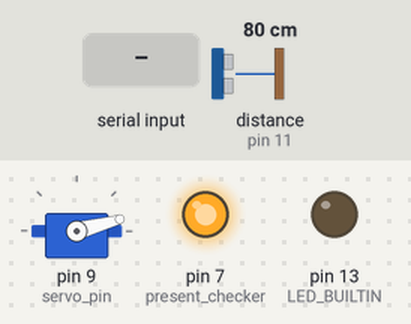
Simulated run of this sketch. Board: Arduino Uno, built with avr-gcc and run on an emulated ATmega328P. Shown: servo, output pins drawn as LEDs (lit = HIGH). Wiring (inferred from the names in the program): ultrasonic range finder: trigger pin 12; echo pin 11. The inputs (shaded band) are chosen by the test bench; at power-on: distance to the obstacle (sensor on pin 11) 80 cm. The echo pulse lasts 58.3 µs per cm; pins used as bus, display or sensor lines are not drawn; what the sketch prints to the serial monitor is not drawn.

Above: at 1.2 s.
1.3 s: distance to the obstacle (sensor on pin 11) set to 195 cm
4.3 s: distance to the obstacle (sensor on pin 11) set to 203 cm
At 5.6 s:
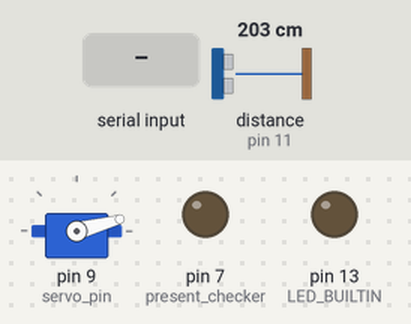
6.3 s: "a\n" received over Serial
At 7.5 s:
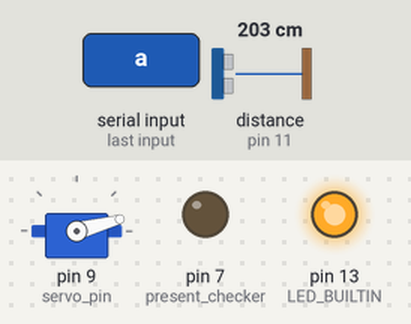
7.8 s: byte 98 ('b') received over Serial
At 8.7 s:
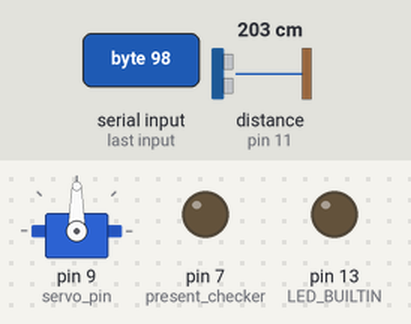
9.3 s: distance to the obstacle (sensor on pin 11) set to 2 cm
At 10.1 s:
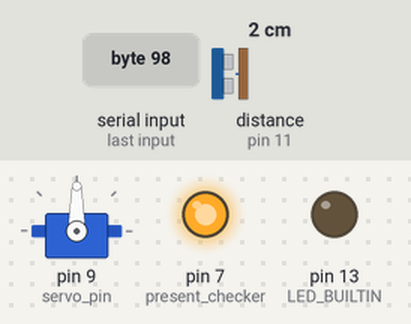
10.8 s: byte 97 ('a') received over Serial
At 12.0 s:
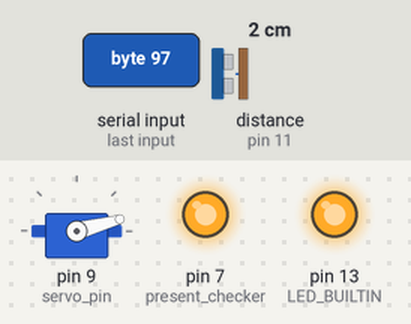
Timing chart, 0 to 13.3 s (numbered marks = the images above; inputs shaded):
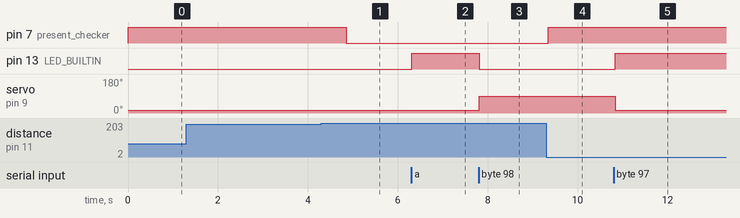

The sketch:

arduino_processing_test.ino
```cpp
#include <Servo.h>
#define n 20

//int switch_pin = 13;
int present_checker = 7;
//int on_off;
//int switch_status = 1;
//int LED_status = 0;//LEDの状態。最初は消灯している
int pin_trigger=12;
int pin_echo=11;

float distance;
int f[n]={0};
float ave = 0;

int servo_pin=9;
Servo myservo;
void setup()
{
    Serial.begin(9600);
    pinMode(LED_BUILTIN, OUTPUT);
    myservo.attach(servo_pin);
    myservo.write(15);
    pinMode(pin_trigger,OUTPUT);
    pinMode(pin_echo,INPUT);
//    pinMode(switch_pin,INPUT_PULLUP);
    pinMode(present_checker,OUTPUT);

}

void loop()
{
  servo_set();
  supersonic();
}

void servo_set(){
if(Serial.available() > 0){
          char servo_state = Serial.read();
            //押されたとき
            if(servo_state == 'a'){
              myservo.write(15);
              digitalWrite(LED_BUILTIN,HIGH);
              delay(100);
            }
            //押さないとき
            if(servo_state == 'b'){
              myservo.write(90);
              digitalWrite(LED_BUILTIN, LOW);
              delay(100);
            }
          }
}

/*void switch_function(){
   if (digitalRead(switch_pin) != switch_status && digitalRead(switch_pin) == 0){//スイッチの状態が変わった,かつスイッチが押されている状態
      if (LED_status == 0){
      digitalWrite(present_checker,HIGH);
      LED_status = 1;
    }else if (LED_status == 1){
      digitalWrite(present_checker,LOW);
      LED_status = 0;
  }
}
switch_status = digitalRead(switch_pin);//8ピンの状態を変数に保存
delay(100);
}
*/
void supersonic(){
  //超音波センサゾーン
  digitalWrite(pin_trigger,LOW);
 delayMicroseconds(5);
 digitalWrite(pin_trigger,HIGH);
 delayMicroseconds(10);
 digitalWrite(pin_trigger,LOW);
distance=pulseIn(pin_echo,HIGH);
 distance = distance / 58;
 if(distance >=400){
  distance = 400;
 }
 Serial.print ("Distance = ");
//
 Serial.print (distance);
 Serial.println (" cm");

//ここからフィルタリング
 for(int i=n-1;i>0;i--){
 f[i] = f[i-1];
}
 f[0] = distance;
 ave = 0;
 //標本数を決める
//データ保管用の配列
//平均値を入れる変数
//9600bpsでシリアルポートを開く
//過去１０回分の値を記録
for(int i=0;i<n;i++) ave += f[i];
ave = (float)ave/n;
//総和を求める
//標本数で割って平均を求める
 //フィルタ前の値
//Serial.print(f[0]);
//Serial.print(",");
//フィルタ後の値
Serial.print(ave);
Serial.print("\n");

if(ave >= 200){
  Serial.println("離席中");
  digitalWrite(present_checker , LOW);
}else{
 Serial.println("着席中");
  digitalWrite(present_checker , HIGH);
}
}
```

Measured:
- the behaviour switches between 199 and 200 cm on distance to the obstacle (sensor on pin 11) (found by bisection; images 0 and 1)
- after the input at 1.3 s, every drawn part: stays the same
- after the input at 4.3 s, pin 7 (present_checker): HIGH → LOW after 0.55 s
- after the input at 6.3 s, pin 13 (LED_BUILTIN): LOW → HIGH at once
- after the input at 7.8 s, pin 13 (LED_BUILTIN): HIGH → LOW at once; servo on pin 9 (servo_pin): 15° → 90° at once
- after the input at 9.3 s, pin 7 (present_checker): LOW → HIGH after 0.05 s
- after the input at 10.8 s, pin 13 (LED_BUILTIN): LOW → HIGH at once; servo on pin 9 (servo_pin): 90° → 15° at once
